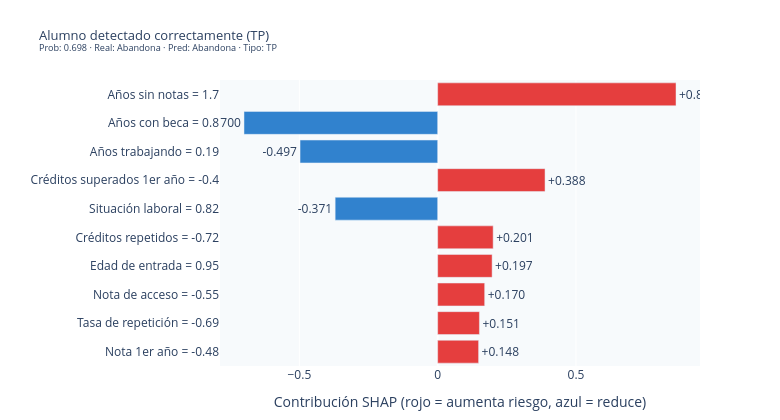
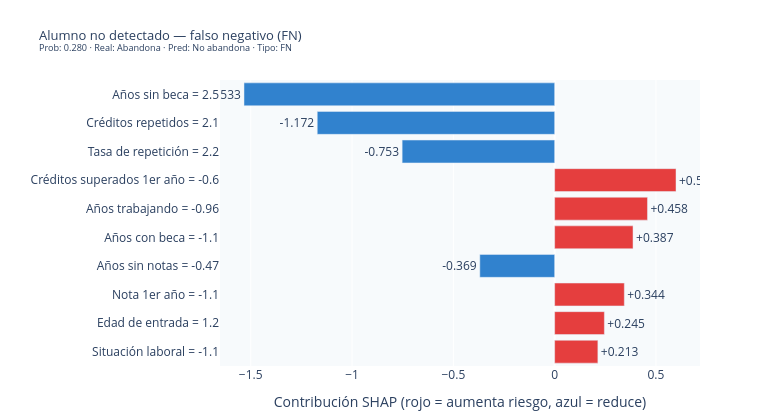
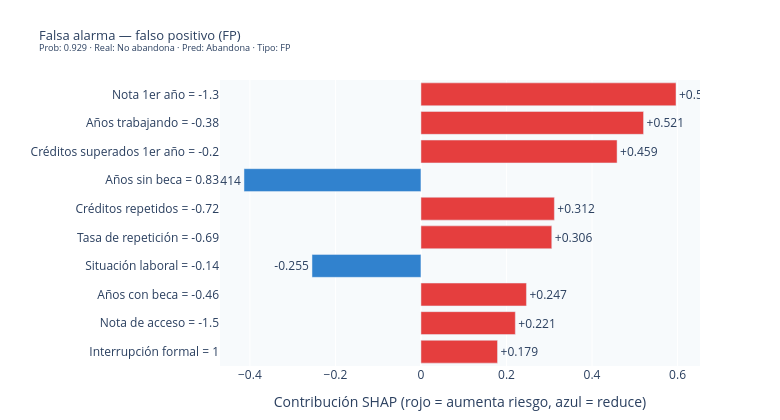

Notebook cell for these charts, in order:
### Code cell
# ============================================================
# CELDA 4: GRÁFICO 1 — WATERFALL INDIVIDUAL (SHAP, PLOTLY)
# Muestra cómo cada variable empuja la predicción para un
# alumno concreto. Se generan 3 ejemplos: TP, FN y FP.
# ============================================================
def waterfall_alumno(idx: int, titulo: str) -> go.Figure:
    shap_vals = shap_matrix[idx]
    feat_vals = X_test.iloc[idx]
    base_value = shap_cat.base_values[idx] if hasattr(shap_cat, 'base_values') else 0

    # Top 10 por valor absoluto
    orden  = np.argsort(np.abs(shap_vals))[::-1][:10]
    sv     = shap_vals[orden]
    fnames = [f'{nombre_legible(feature_names[i])} = {feat_vals.iloc[i]:.2g}'
              for i in orden]
    colores = ['#e53e3e' if v > 0 else '#3182ce' for v in sv]

    fig = go.Figure(go.Bar(
        x=sv[::-1], y=fnames[::-1],
        orientation='h',
        marker_color=colores[::-1],
        text=[f'{v:+.3f}' for v in sv[::-1]],
        textposition='outside',
        hovertemplate='%{y}<br>SHAP: %{x:.4f}<extra></extra>',
    ))
    prob = y_prob[idx]
    real = 'Abandona' if y_true[idx]==1 else 'No abandona'
    pred = 'Abandona' if y_pred[idx]==1 else 'No abandona'
    fig.update_layout(
        title=dict(
            text=f'{titulo}<br><sup>Prob: {prob:.3f} · Real: {real} · '
                 f'Pred: {pred} · Tipo: {tipo_cls[idx]}</sup>',
            font=dict(size=13)
        ),
        xaxis=dict(title='Contribución SHAP (rojo = aumenta riesgo, azul = reduce)'),
        height=420, width=780,
        plot_bgcolor='#f7fafc', paper_bgcolor='white',
        margin=dict(l=220, r=80, t=80, b=40),
    )
    return fig

idx_tp = int(np.where(tipo_cls=='TP')[0][0])
idx_fn = int(np.where(tipo_cls=='FN')[0][0])
idx_fp = int(np.where(tipo_cls=='FP')[0][0])

fig_wf_tp = waterfall_alumno(idx_tp, 'Alumno detectado correctamente (TP)')
fig_wf_fn = waterfall_alumno(idx_fn, 'Alumno no detectado — falso negativo (FN)')
fig_wf_fp = waterfall_alumno(idx_fp, 'Falsa alarma — falso positivo (FP)')

fig_wf_tp.show()
fig_wf_fn.show()
fig_wf_fp.show()
print('✅ Waterfalls generados.')

### Figure 1 — Plotly figure (JSON) as saved in the notebook; plotly's stock layout.template omitted (floating-point values rounded to 4 significant figures)
{"data": [{"hovertemplate": "%{y}<br>SHAP: %{x:.4f}<extra></extra>", "marker": {"color": ["#e53e3e", "#e53e3e", "#e53e3e", "#e53e3e", "#e53e3e", "#3182ce", "#e53e3e", "#3182ce", "#3182ce", "#e53e3e"]}, "orientation": "h", "text": ["+0.148", "+0.151", "+0.170", "+0.197", "+0.201", "-0.371", "+0.388", "-0.497", "-0.700", "+0.862"], "textposition": "outside", "type": "bar", "x": [0.1479, 0.1509, 0.1699, 0.1967, 0.2005, -0.3705, 0.3881, -0.4975, -0.7001, 0.8615], "y": ["Nota 1er año = -0.48", "Tasa de repetición = -0.69", "Nota de acceso = -0.55", "Edad de entrada = 0.95", "Créditos repetidos = -0.72", "Situación laboral = 0.82", "Créditos superados 1er año = -0.4", "Años trabajando = 0.19", "Años con beca = 0.8", "Años sin notas = 1.7"]}], "layout": {"height": 420, "margin": {"b": 40, "l": 220, "r": 80, "t": 80}, "paper_bgcolor": "white", "plot_bgcolor": "#f7fafc", "title": {"font": {"size": 13}, "text": "Alumno detectado correctamente (TP)<br><sup>Prob: 0.698 · Real: Abandona · Pred: Abandona · Tipo: TP</sup>"}, "width": 780, "xaxis": {"title": {"text": "Contribución SHAP (rojo = aumenta riesgo, azul = reduce)"}}}}

### Figure 2 — Plotly figure (JSON) as saved in the notebook; plotly's stock layout.template omitted (floating-point values rounded to 4 significant figures)
{"data": [{"hovertemplate": "%{y}<br>SHAP: %{x:.4f}<extra></extra>", "marker": {"color": ["#e53e3e", "#e53e3e", "#e53e3e", "#3182ce", "#e53e3e", "#e53e3e", "#e53e3e", "#3182ce", "#3182ce", "#3182ce"]}, "orientation": "h", "text": ["+0.213", "+0.245", "+0.344", "-0.369", "+0.387", "+0.458", "+0.599", "-0.753", "-1.172", "-1.533"], "textposition": "outside", "type": "bar", "x": [0.2133, 0.2453, 0.3438, -0.3693, 0.3868, 0.4581, 0.5989, -0.7527, -1.172, -1.533], "y": ["Situación laboral = -1.1", "Edad de entrada = 1.2", "Nota 1er año = -1.1", "Años sin notas = -0.47", "Años con beca = -1.1", "Años trabajando = -0.96", "Créditos superados 1er año = -0.6", "Tasa de repetición = 2.2", "Créditos repetidos = 2.1", "Años sin beca = 2.5"]}], "layout": {"height": 420, "margin": {"b": 40, "l": 220, "r": 80, "t": 80}, "paper_bgcolor": "white", "plot_bgcolor": "#f7fafc", "title": {"font": {"size": 13}, "text": "Alumno no detectado — falso negativo (FN)<br><sup>Prob: 0.280 · Real: Abandona · Pred: No abandona · Tipo: FN</sup>"}, "width": 780, "xaxis": {"title": {"text": "Contribución SHAP (rojo = aumenta riesgo, azul = reduce)"}}}}

### Figure 3 — Plotly figure (JSON) as saved in the notebook; plotly's stock layout.template omitted (floating-point values rounded to 4 significant figures)
{"data": [{"hovertemplate": "%{y}<br>SHAP: %{x:.4f}<extra></extra>", "marker": {"color": ["#e53e3e", "#e53e3e", "#e53e3e", "#3182ce", "#e53e3e", "#e53e3e", "#3182ce", "#e53e3e", "#e53e3e", "#e53e3e"]}, "orientation": "h", "text": ["+0.179", "+0.221", "+0.247", "-0.255", "+0.306", "+0.312", "-0.414", "+0.459", "+0.521", "+0.596"], "textposition": "outside", "type": "bar", "x": [0.1791, 0.2207, 0.2467, -0.2548, 0.3059, 0.312, -0.4138, 0.4586, 0.5205, 0.5964], "y": ["Interrupción formal = 1", "Nota de acceso = -1.5", "Años con beca = -0.46", "Situación laboral = -0.14", "Tasa de repetición = -0.69", "Créditos repetidos = -0.72", "Años sin beca = 0.83", "Créditos superados 1er año = -0.2", "Años trabajando = -0.38", "Nota 1er año = -1.3"]}], "layout": {"height": 420, "margin": {"b": 40, "l": 220, "r": 80, "t": 80}, "paper_bgcolor": "white", "plot_bgcolor": "#f7fafc", "title": {"font": {"size": 13}, "text": "Falsa alarma — falso positivo (FP)<br><sup>Prob: 0.929 · Real: No abandona · Pred: Abandona · Tipo: FP</sup>"}, "width": 780, "xaxis": {"title": {"text": "Contribución SHAP (rojo = aumenta riesgo, azul = reduce)"}}}}
